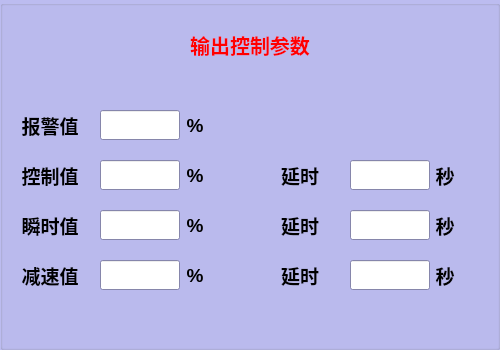
  <widget class="QGroupBox" name="groupBox_2">
   <property name="geometry">
    <rect>
     <x>300</x>
     <y>0</y>
     <width>500</width>
     <height>350</height>
    </rect>
   </property>
   <property name="palette">
    <palette>
     <active>
      <colorrole role="WindowText">
       <brush brushstyle="SolidPattern">
        <color alpha="255">
         <red>0</red>
         <green>0</green>
         <blue>0</blue>
        </color>
       </brush>
      </colorrole>
      <colorrole role="Button">
       <brush brushstyle="SolidPattern">
        <color alpha="255">
         <red>188</red>
         <green>188</green>
         <blue>240</blue>
        </color>
       </brush>
      </colorrole>
      <colorrole role="Light">
       <brush brushstyle="SolidPattern">
        <color alpha="255">
         <red>255</red>
         <green>255</green>
         <blue>255</blue>
        </color>
       </brush>
      </colorrole>
      <colorrole role="Midlight">
       <brush brushstyle="SolidPattern">
        <color alpha="255">
         <red>221</red>
         <green>221</green>
         <blue>247</blue>
        </color>
       </brush>
      </colorrole>
      <colorrole role="Dark">
       <brush brushstyle="SolidPattern">
        <color alpha="255">
         <red>94</red>
         <green>94</green>
         <blue>120</blue>
        </color>
       </brush>
      </colorrole>
      <colorrole role="Mid">
       <brush brushstyle="SolidPattern">
        <color alpha="255">
         <red>125</red>
         <green>125</green>
         <blue>160</blue>
        </color>
       </brush>
      </colorrole>
      <colorrole role="Text">
       <brush brushstyle="SolidPattern">
        <color alpha="255">
         <red>0</red>
         <green>0</green>
         <blue>0</blue>
        </color>
       </brush>
      </colorrole>
      <colorrole role="BrightText">
       <brush brushstyle="SolidPattern">
        <color alpha="255">
         <red>255</red>
         <green>255</green>
         <blue>255</blue>
        </color>
       </brush>
      </colorrole>
      <colorrole role="ButtonText">
       <brush brushstyle="SolidPattern">
        <color alpha="255">
         <red>0</red>
         <green>0</green>
         <blue>0</blue>
        </color>
       </brush>
      </colorrole>
      <colorrole role="Base">
       <brush brushstyle="SolidPattern">
        <color alpha="255">
         <red>255</red>
         <green>255</green>
         <blue>255</blue>
        </color>
       </brush>
      </colorrole>
      <colorrole role="Window">
       <brush brushstyle="SolidPattern">
        <color alpha="255">
         <red>188</red>
         <green>188</green>
         <blue>240</blue>
        </color>
       </brush>
      </colorrole>
      <colorrole role="Shadow">
       <brush brushstyle="SolidPattern">
        <color alpha="255">
         <red>0</red>
         <green>0</green>
         <blue>0</blue>
        </color>
       </brush>
      </colorrole>
      <colorrole role="AlternateBase">
       <brush brushstyle="SolidPattern">
        <color alpha="255">
         <red>221</red>
         <green>221</green>
         <blue>247</blue>
        </color>
       </brush>
      </colorrole>
      <colorrole role="ToolTipBase">
       <brush brushstyle="SolidPattern">
        <color alpha="255">
         <red>255</red>
         <green>255</green>
         <blue>220</blue>
        </color>
       </brush>
      </colorrole>
      <colorrole role="ToolTipText">
       <brush brushstyle="SolidPattern">
        <color alpha="255">
         <red>0</red>
         <green>0</green>
         <blue>0</blue>
        </color>
       </brush>
      </colorrole>
     </active>
     <inactive>
      <colorrole role="WindowText">
       <brush brushstyle="SolidPattern">
        <color alpha="255">
         <red>0</red>
         <green>0</green>
         <blue>0</blue>
        </color>
       </brush>
      </colorrole>
      <colorrole role="Button">
       <brush brushstyle="SolidPattern">
        <color alpha="255">
         <red>188</red>
         <green>188</green>
         <blue>240</blue>
        </color>
       </brush>
      </colorrole>
      <colorrole role="Light">
       <brush brushstyle="SolidPattern">
        <color alpha="255">
         <red>255</red>
         <green>255</green>
         <blue>255</blue>
        </color>
       </brush>
      </colorrole>
      <colorrole role="Midlight">
       <brush brushstyle="SolidPattern">
        <color alpha="255">
         <red>221</red>
         <green>221</green>
         <blue>247</blue>
        </color>
       </brush>
      </colorrole>
      <colorrole role="Dark">
       <brush brushstyle="SolidPattern">
        <color alpha="255">
         <red>94</red>
         <green>94</green>
         <blue>120</blue>
        </color>
       </brush>
      </colorrole>
      <colorrole role="Mid">
       <brush brushstyle="SolidPattern">
        <color alpha="255">
         <red>125</red>
         <green>125</green>
         <blue>160</blue>
        </color>
       </brush>
      </colorrole>
      <colorrole role="Text">
       <brush brushstyle="SolidPattern">
        <color alpha="255">
         <red>0</red>
         <green>0</green>
         <blue>0</blue>
        </color>
       </brush>
      </colorrole>
      <colorrole role="BrightText">
       <brush brushstyle="SolidPattern">
        <color alpha="255">
         <red>255</red>
         <green>255</green>
         <blue>255</blue>
        </color>
       </brush>
      </colorrole>
      <colorrole role="ButtonText">
       <brush brushstyle="SolidPattern">
        <color alpha="255">
         <red>0</red>
         <green>0</green>
         <blue>0</blue>
        </color>
       </brush>
      </colorrole>
      <colorrole role="Base">
       <brush brushstyle="SolidPattern">
        <color alpha="255">
         <red>255</red>
         <green>255</green>
         <blue>255</blue>
        </color>
       </brush>
      </colorrole>
      <colorrole role="Window">
       <brush brushstyle="SolidPattern">
        <color alpha="255">
         <red>188</red>
         <green>188</green>
         <blue>240</blue>
        </color>
       </brush>
      </colorrole>
      <colorrole role="Shadow">
       <brush brushstyle="SolidPattern">
        <color alpha="255">
         <red>0</red>
         <green>0</green>
         <blue>0</blue>
        </color>
       </brush>
      </colorrole>
      <colorrole role="AlternateBase">
       <brush brushstyle="SolidPattern">
        <color alpha="255">
         <red>221</red>
         <green>221</green>
         <blue>247</blue>
        </color>
       </brush>
      </colorrole>
      <colorrole role="ToolTipBase">
       <brush brushstyle="SolidPattern">
        <color alpha="255">
         <red>255</red>
         <green>255</green>
         <blue>220</blue>
        </color>
       </brush>
      </colorrole>
      <colorrole role="ToolTipText">
       <brush brushstyle="SolidPattern">
        <color alpha="255">
         <red>0</red>
         <green>0</green>
         <blue>0</blue>
        </color>
       </brush>
      </colorrole>
     </inactive>
     <disabled>
      <colorrole role="WindowText">
       <brush brushstyle="SolidPattern">
        <color alpha="255">
         <red>94</red>
         <green>94</green>
         <blue>120</blue>
        </color>
       </brush>
      </colorrole>
      <colorrole role="Button">
       <brush brushstyle="SolidPattern">
        <color alpha="255">
         <red>188</red>
         <green>188</green>
         <blue>240</blue>
        </color>
       </brush>
      </colorrole>
      <colorrole role="Light">
       <brush brushstyle="SolidPattern">
        <color alpha="255">
         <red>255</red>
         <green>255</green>
         <blue>255</blue>
        </color>
       </brush>
      </colorrole>
      <colorrole role="Midlight">
       <brush brushstyle="SolidPattern">
        <color alpha="255">
         <red>221</red>
         <green>221</green>
         <blue>247</blue>
        </color>
       </brush>
      </colorrole>
      <colorrole role="Dark">
       <brush brushstyle="SolidPattern">
        <color alpha="255">
         <red>94</red>
         <green>94</green>
         <blue>120</blue>
        </color>
       </brush>
      </colorrole>
      <colorrole role="Mid">
       <brush brushstyle="SolidPattern">
        <color alpha="255">
         <red>125</red>
         <green>125</green>
         <blue>160</blue>
        </color>
       </brush>
      </colorrole>
      <colorrole role="Text">
       <brush brushstyle="SolidPattern">
        <color alpha="255">
         <red>94</red>
         <green>94</green>
         <blue>120</blue>
        </color>
       </brush>
      </colorrole>
      <colorrole role="BrightText">
       <brush brushstyle="SolidPattern">
        <color alpha="255">
         <red>255</red>
         <green>255</green>
         <blue>255</blue>
        </color>
       </brush>
      </colorrole>
      <colorrole role="ButtonText">
       <brush brushstyle="SolidPattern">
        <color alpha="255">
         <red>94</red>
         <green>94</green>
         <blue>120</blue>
        </color>
       </brush>
      </colorrole>
      <colorrole role="Base">
       <brush brushstyle="SolidPattern">
        <color alpha="255">
         <red>188</red>
         <green>188</green>
         <blue>240</blue>
        </color>
       </brush>
      </colorrole>
      <colorrole role="Window">
       <brush brushstyle="SolidPattern">
        <color alpha="255">
         <red>188</red>
         <green>188</green>
         <blue>240</blue>
        </color>
       </brush>
      </colorrole>
      <colorrole role="Shadow">
       <brush brushstyle="SolidPattern">
        <color alpha="255">
         <red>0</red>
         <green>0</green>
         <blue>0</blue>
        </color>
       </brush>
      </colorrole>
      <colorrole role="AlternateBase">
       <brush brushstyle="SolidPattern">
        <color alpha="255">
         <red>188</red>
         <green>188</green>
         <blue>240</blue>
        </color>
       </brush>
      </colorrole>
      <colorrole role="ToolTipBase">
       <brush brushstyle="SolidPattern">
        <color alpha="255">
         <red>255</red>
         <green>255</green>
         <blue>220</blue>
        </color>
       </brush>
      </colorrole>
      <colorrole role="ToolTipText">
       <brush brushstyle="SolidPattern">
        <color alpha="255">
         <red>0</red>
         <green>0</green>
         <blue>0</blue>
        </color>
       </brush>
      </colorrole>
     </disabled>
    </palette>
   </property>
   <property name="autoFillBackground">
    <bool>true</bool>
   </property>
   <property name="title">
    <string/>
   </property>
   <widget class="QLabel" name="label_2">
    <property name="geometry">
     <rect>
      <x>175</x>
      <y>20</y>
      <width>150</width>
      <height>50</height>
     </rect>
    </property>
    <property name="palette">
     <palette>
      <active>
       <colorrole role="WindowText">
        <brush brushstyle="SolidPattern">
         <color alpha="255">
          <red>255</red>
          <green>0</green>
          <blue>0</blue>
         </color>
        </brush>
       </colorrole>
      </active>
      <inactive>
       <colorrole role="WindowText">
        <brush brushstyle="SolidPattern">
         <color alpha="255">
          <red>255</red>
          <green>0</green>
          <blue>0</blue>
         </color>
        </brush>
       </colorrole>
      </inactive>
      <disabled>
       <colorrole role="WindowText">
        <brush brushstyle="SolidPattern">
         <color alpha="255">
          <red>120</red>
          <green>120</green>
          <blue>120</blue>
         </color>
        </brush>
       </colorrole>
      </disabled>
     </palette>
    </property>
    <property name="font">
     <font>
      <pointsize>15</pointsize>
      <weight>75</weight>
      <bold>true</bold>
      <kerning>true</kerning>
     </font>
    </property>
    <property name="autoFillBackground">
     <bool>false</bool>
    </property>
    <property name="text">
     <string>输出控制参数</string>
    </property>
    <property name="alignment">
     <set>Qt::AlignCenter</set>
    </property>
    <property name="wordWrap">
     <bool>false</bool>
    </property>
   </widget>
   <widget class="QLabel" name="label_6">
    <property name="geometry">
     <rect>
      <x>0</x>
      <y>200</y>
      <width>100</width>
      <height>50</height>
     </rect>
    </property>
    <property name="font">
     <font>
      <pointsize>14</pointsize>
      <weight>75</weight>
      <bold>true</bold>
     </font>
    </property>
    <property name="text">
     <string>瞬时值</string>
    </property>
    <property name="alignment">
     <set>Qt::AlignCenter</set>
    </property>
   </widget>
   <widget class="QLabel" name="label_7">
    <property name="geometry">
     <rect>
      <x>0</x>
      <y>100</y>
      <width>100</width>
      <height>50</height>
     </rect>
    </property>
    <property name="font">
     <font>
      <pointsize>14</pointsize>
      <weight>75</weight>
      <bold>true</bold>
     </font>
    </property>
    <property name="text">
     <string>报警值</string>
    </property>
    <property name="alignment">
     <set>Qt::AlignCenter</set>
    </property>
   </widget>
   <widget class="QLabel" name="label_8">
    <property name="geometry">
     <rect>
      <x>0</x>
      <y>150</y>
      <width>100</width>
      <height>50</height>
     </rect>
    </property>
    <property name="font">
     <font>
      <pointsize>14</pointsize>
      <weight>75</weight>
      <bold>true</bold>
     </font>
    </property>
    <property name="text">
     <string>控制值</string>
    </property>
    <property name="alignment">
     <set>Qt::AlignCenter</set>
    </property>
   </widget>
   <widget class="QLabel" name="label_9">
    <property name="geometry">
     <rect>
      <x>0</x>
      <y>250</y>
      <width>100</width>
      <height>50</height>
     </rect>
    </property>
    <property name="font">
     <font>
      <pointsize>14</pointsize>
      <weight>75</weight>
      <bold>true</bold>
     </font>
    </property>
    <property name="text">
     <string>减速值</string>
    </property>
    <property name="alignment">
     <set>Qt::AlignCenter</set>
    </property>
   </widget>
   <widget class="QLineEdit" name="ControlValue">
    <property name="geometry">
     <rect>
      <x>100</x>
      <y>160</y>
      <width>80</width>
      <height>30</height>
     </rect>
    </property>
   </widget>
   <widget class="QLineEdit" name="InstantValue">
    <property name="geometry">
     <rect>
      <x>100</x>
      <y>210</y>
      <width>80</width>
      <height>30</height>
     </rect>
    </property>
   </widget>
   <widget class="QLineEdit" name="AlarmValue">
    <property name="geometry">
     <rect>
      <x>100</x>
      <y>110</y>
      <width>80</width>
      <height>30</height>
     </rect>
    </property>
   </widget>
   <widget class="QLineEdit" name="SlowValue">
    <property name="geometry">
     <rect>
      <x>100</x>
      <y>260</y>
      <width>80</width>
      <height>30</height>
     </rect>
    </property>
   </widget>
   <widget class="QLabel" name="label_10">
    <property name="geometry">
     <rect>
      <x>180</x>
      <y>150</y>
      <width>30</width>
      <height>50</height>
     </rect>
    </property>
    <property name="font">
     <font>
      <pointsize>14</pointsize>
      <weight>75</weight>
      <bold>true</bold>
     </font>
    </property>
    <property name="text">
     <string>%</string>
    </property>
    <property name="alignment">
     <set>Qt::AlignCenter</set>
    </property>
   </widget>
   <widget class="QLabel" name="label_11">
    <property name="geometry">
     <rect>
      <x>180</x>
      <y>250</y>
      <width>30</width>
      <height>50</height>
     </rect>
    </property>
    <property name="font">
     <font>
      <pointsize>14</pointsize>
      <weight>75</weight>
      <bold>true</bold>
     </font>
    </property>
    <property name="text">
     <string>%</string>
    </property>
    <property name="alignment">
     <set>Qt::AlignCenter</set>
    </property>
   </widget>
   <widget class="QLabel" name="label_12">
    <property name="geometry">
     <rect>
      <x>180</x>
      <y>100</y>
      <width>30</width>
      <height>50</height>
     </rect>
    </property>
    <property name="font">
     <font>
      <pointsize>14</pointsize>
      <weight>75</weight>
      <bold>true</bold>
     </font>
    </property>
    <property name="text">
     <string>%</string>
    </property>
    <property name="alignment">
     <set>Qt::AlignCenter</set>
    </property>
   </widget>
   <widget class="QLabel" name="label_13">
    <property name="geometry">
     <rect>
      <x>180</x>
      <y>200</y>
      <width>30</width>
      <height>50</height>
     </rect>
    </property>
    <property name="font">
     <font>
      <pointsize>14</pointsize>
      <weight>75</weight>
      <bold>true</bold>
     </font>
    </property>
    <property name="text">
     <string>%</string>
    </property>
    <property name="alignment">
     <set>Qt::AlignCenter</set>
    </property>
   </widget>
   <widget class="QLabel" name="label_14">
    <property name="geometry">
     <rect>
      <x>430</x>
      <y>250</y>
      <width>30</width>
      <height>50</height>
     </rect>
    </property>
    <property name="font">
     <font>
      <pointsize>14</pointsize>
      <weight>75</weight>
      <bold>true</bold>
     </font>
    </property>
    <property name="text">
     <string>秒</string>
    </property>
    <property name="alignment">
     <set>Qt::AlignCenter</set>
    </property>
   </widget>
   <widget class="QLabel" name="label_15">
    <property name="geometry">
     <rect>
      <x>430</x>
      <y>150</y>
      <width>30</width>
      <height>50</height>
     </rect>
    </property>
    <property name="font">
     <font>
      <pointsize>14</pointsize>
      <weight>75</weight>
      <bold>true</bold>
     </font>
    </property>
    <property name="text">
     <string>秒</string>
    </property>
    <property name="alignment">
     <set>Qt::AlignCenter</set>
    </property>
   </widget>
   <widget class="QLineEdit" name="InstantDelay">
    <property name="geometry">
     <rect>
      <x>350</x>
      <y>210</y>
      <width>80</width>
      <height>30</height>
     </rect>
    </property>
   </widget>
   <widget class="QLineEdit" name="SlowDelay">
    <property name="geometry">
     <rect>
      <x>350</x>
      <y>260</y>
      <width>80</width>
      <height>30</height>
     </rect>
    </property>
   </widget>
   <widget class="QLabel" name="label_16">
    <property name="geometry">
     <rect>
      <x>250</x>
      <y>150</y>
      <width>100</width>
      <height>50</height>
     </rect>
    </property>
    <property name="font">
     <font>
      <pointsize>14</pointsize>
      <weight>75</weight>
      <bold>true</bold>
     </font>
    </property>
    <property name="text">
     <string>延时</string>
    </property>
    <property name="alignment">
     <set>Qt::AlignCenter</set>
    </property>
   </widget>
   <widget class="QLabel" name="label_17">
    <property name="geometry">
     <rect>
      <x>250</x>
      <y>250</y>
      <width>100</width>
      <height>50</height>
     </rect>
    </property>
    <property name="font">
     <font>
      <pointsize>14</pointsize>
      <weight>75</weight>
      <bold>true</bold>
     </font>
    </property>
    <property name="text">
     <string>延时</string>
    </property>
    <property name="alignment">
     <set>Qt::AlignCenter</set>
    </property>
   </widget>
   <widget class="QLabel" name="label_18">
    <property name="geometry">
     <rect>
      <x>250</x>
      <y>200</y>
      <width>100</width>
      <height>50</height>
     </rect>
    </property>
    <property name="font">
     <font>
      <pointsize>14</pointsize>
      <weight>75</weight>
      <bold>true</bold>
     </font>
    </property>
    <property name="text">
     <string>延时</string>
    </property>
    <property name="alignment">
     <set>Qt::AlignCenter</set>
    </property>
   </widget>
   <widget class="QLineEdit" name="ControlDelay">
    <property name="geometry">
     <rect>
      <x>350</x>
      <y>160</y>
      <width>80</width>
      <height>30</height>
     </rect>
    </property>
   </widget>
   <widget class="QLabel" name="label_19">
    <property name="geometry">
     <rect>
      <x>430</x>
      <y>200</y>
      <width>30</width>
      <height>50</height>
     </rect>
    </property>
    <property name="font">
     <font>
      <pointsize>14</pointsize>
      <weight>75</weight>
      <bold>true</bold>
     </font>
    </property>
    <property name="text">
     <string>秒</string>
    </property>
    <property name="alignment">
     <set>Qt::AlignCenter</set>
    </property>
   </widget>
  </widget>
